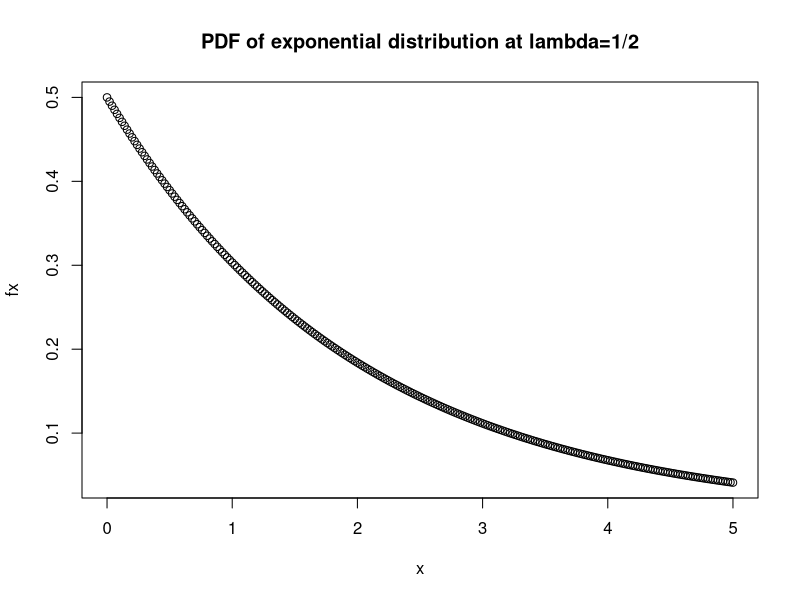
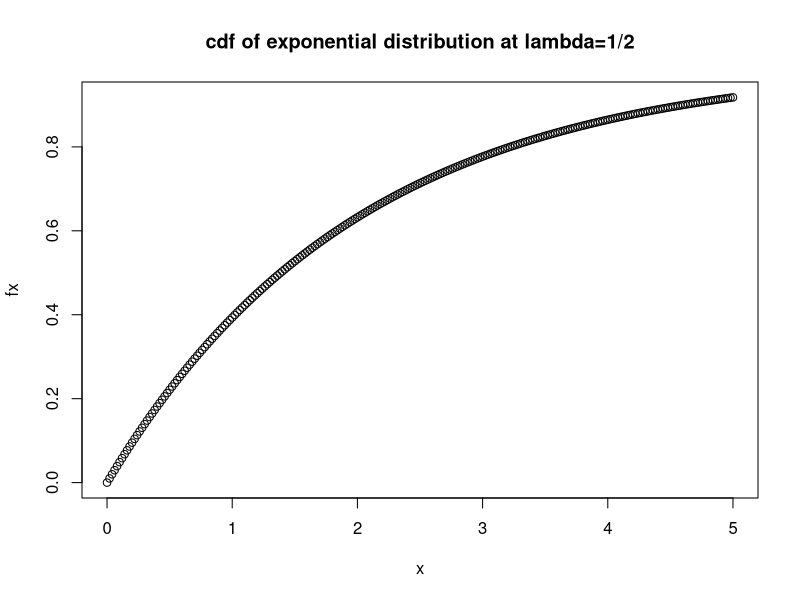
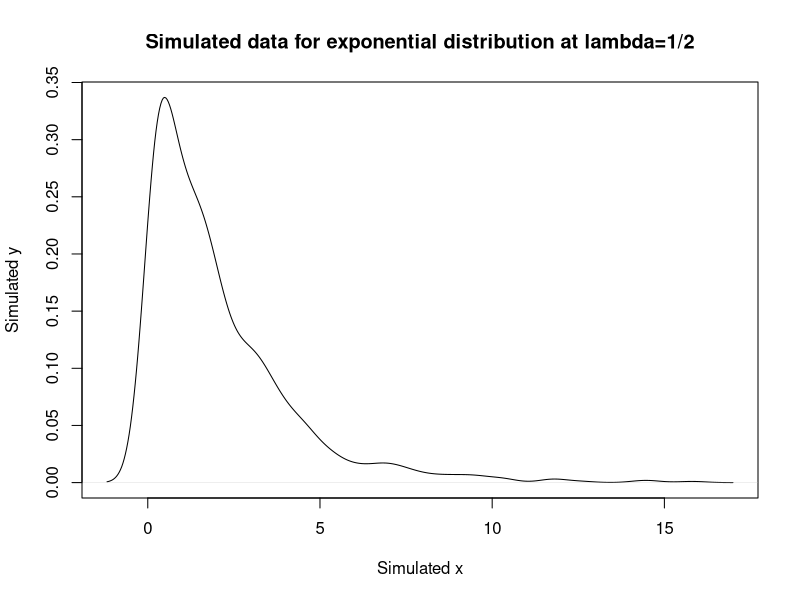
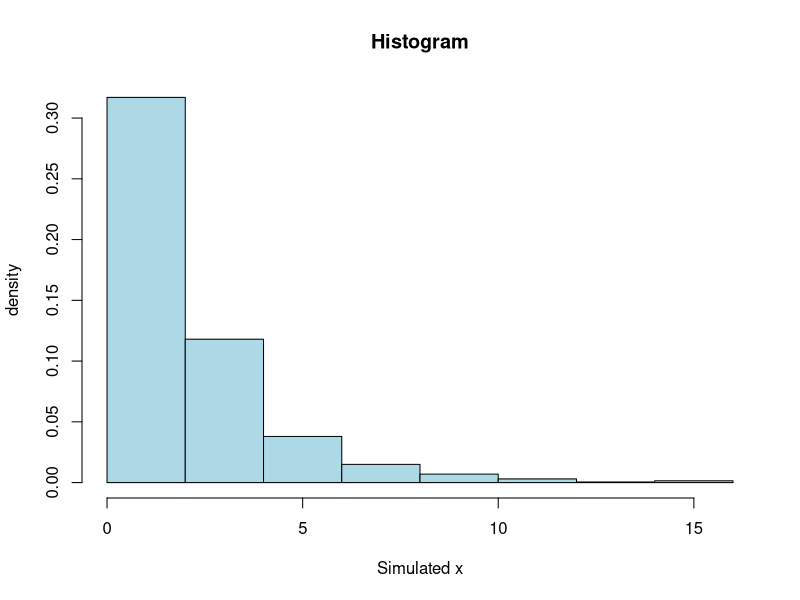

Here is the R script that generated these plots, in order:

# Q1
# (a)
punif(45, min=0, max=60, lower.tail=FALSE)

# (b)
punif(30, min=0, max=60) - punif(20, min=0, max=60)


# Q2
# (a)
lambda <- 1/2
a1 <- dexp(3, lambda)
a1

# (b)
x <- seq(0, 5, by=0.02)
fx <- dexp(x, rate=1/2)
plot(x, fx, xlab="x", ylab="fx", main="PDF of exponential distribution at lambda=1/2")

# (c)
a2 <- pexp(3, rate=1/2)
a2

# (d)
x <- seq(0, 5, by=0.02)
fx <- pexp(x, rate=1/2)
plot(x, fx, xlab="x", ylab="fx", main="cdf of exponential distribution at lambda=1/2")

# (e)
n <- 1000
x_sim <- rexp(n, rate=1/2)
plot(density(x_sim), xlab="Simulated x", ylab="Simulated y", main="Simulated data for exponential distribution at lambda=1/2")

hist(x_sim, probability = TRUE, col = "lightblue",xlab="Simulated x", ylab="density", main="Histogram")


# Q3

# (a)
# Define the parameters of the Gamma distribution
alpha <- 2
beta <- 1/3

# (i) Probability that the lifetime of equipment is 3 units of time
prob_lifetime_3 <- dgamma(3, shape = alpha, rate = beta)
prob_lifetime_3

# (ii) Probability that the lifetime of equipment is at least 1 unit of time
prob_lifetime_at_least_1 <- pgamma(1, shape = alpha, rate = beta, lower.tail = FALSE)
prob_lifetime_at_least_1


# (b)# Find the value of c such that P(X ≤ c) ≥ 0.70
c_value <- qgamma(0.70, shape = alpha, rate = beta)
c_value
